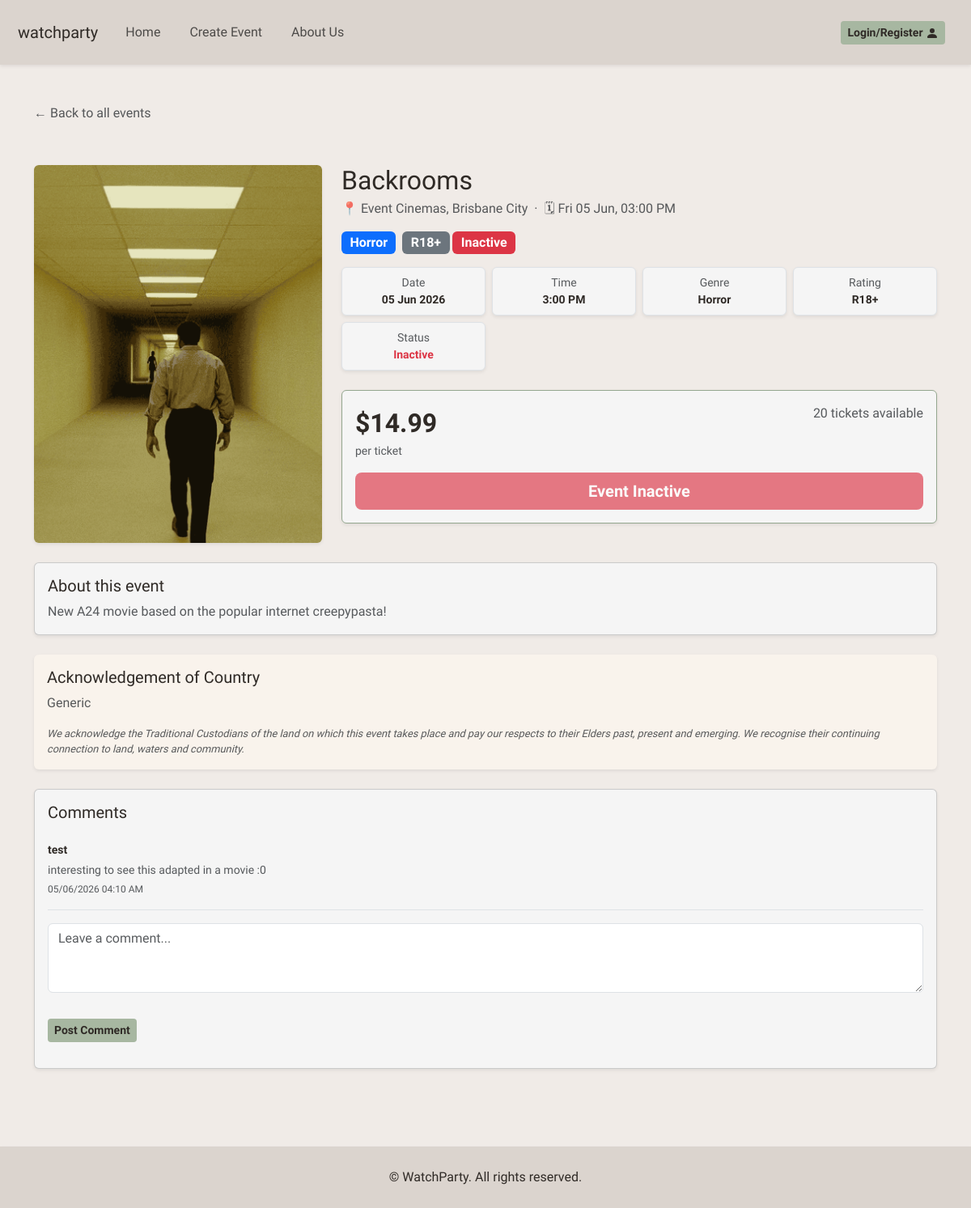
Page /events/9 on the committed database.
### website/models.py (models this page shows)
class Event(db.Model):
    __tablename__ = 'event'
    id = db.Column(db.Integer, primary_key=True)
    title = db.Column(db.String(150), nullable=False)
    description = db.Column(db.Text, nullable=False)
    genre = db.Column(db.String(50))
    rating = db.Column(db.String(10))
    ticket_price = db.Column(db.Float)
    tickets_available = db.Column(db.Integer)
    location = db.Column(db.String(120), nullable=False)
    date = db.Column(db.DateTime)
    image = db.Column(db.String(255))
    owner_id = db.Column(db.Integer, db.ForeignKey('user.id'), nullable=True)
    is_cancelled = db.Column(db.Boolean, default=False, nullable=False)
    acknowledgement_type = db.Column(db.String(20), default='none', nullable=False)
    acknowledgement_text = db.Column(db.Text, nullable=True)
    comments = db.relationship('Comment', backref='event', cascade='all, delete-orphan', passive_deletes=True, lazy=True)
    orders = db.relationship('Booking', backref='event', cascade='all, delete-orphan', passive_deletes=True, lazy=True)
    @property
    def status(self):
        if self.is_cancelled:
            return "Cancelled"
        elif self.tickets_available == 0:
            return "Sold Out"
        elif self.date and self.date < datetime.now():
            return "Inactive"
        else:
            return "Open"

class Comment(db.Model):
    __tablename__ = 'comment'
    id = db.Column(db.Integer, primary_key=True)
    text = db.Column(db.Text, nullable=False)
    created_at = db.Column(db.DateTime, default=datetime.utcnow)
    user_id = db.Column(db.Integer, db.ForeignKey('user.id'), nullable=True)
    event_id = db.Column(db.Integer, db.ForeignKey('event.id'), nullable=False)

class User(db.Model, UserMixin):
    __tablename__ = 'user'
    id = db.Column(db.Integer, primary_key=True)
    name = db.Column(db.String(100), nullable=False)
    contact_number = db.Column(db.String(20), nullable=False)
    street_address = db.Column(db.String(255), nullable=False)
    email = db.Column(db.String(100), nullable=False, unique=True)
    password_hash = db.Column(db.String(255), nullable=False)
    comments = db.relationship('Comment', backref='user', lazy=True)
    orders = db.relationship('Booking', backref='user', lazy=True)
    events = db.relationship('Event', backref='owner', lazy=True)

### website/home.py (the view)
@home_bp.route('/events/<int:event_id>', methods=['GET', 'POST'])
def event_detail(event_id):
    event = Event.query.get_or_404(event_id)
    comment_form = CommentForm()
    comments = Comment.query.filter_by(event_id = event_id)\
                            .order_by(Comment.created_at.desc()).all()
    return render_template('event_detail.html', event=event, comment_form=comment_form, comments=comments)

### website/forms.py
class CommentForm(FlaskForm):
    text = TextAreaField("Comment", validators=[InputRequired(), Length(min=1, max=500)])
    submit = SubmitField("Post comment")

### website/templates/event_detail.html (shortened to what this page needs)
{% extends "base.html" %}
{% block content %}
<div class="container mt-5">
    <a href="{{ url_for('home.view_events') }}" class="text-decoration-none text-muted mb-4 d-inline-block">
        ← Back to all events
    </a>
    <div class="row g-4 mt-1 align-items-stretch">
        <div class="col-md-4">
            {% if event.image %}
            <img src="{{ url_for('static', filename='images/' + event.image) }}" alt="{{ event.title }}"
                class="rounded shadow-sm w-100 h-100" style="object-fit: cover; max-height: 500px; min-height: 300px;">
            {% else %}
            <div class="bg-light rounded d-flex align-items-center justify-content-center h-100"
                style="min-height: 300px; font-size: 72px;">🎬</div>
            {% endif %}
        </div>
        <div class="col-md-8">
            <h2 class="mb-1">{{ event.title }}</h2>
            <p class="text-muted mb-3">
                📍 {{ event.location }} &nbsp;·&nbsp;
                🗓 {{ event.date.strftime('%a %d %b, %I:%M %p').lstrip('0') if event.date else 'Date TBC' }}
            </p>
            <div class="mb-3">
                {% if event.genre %}
                <span class="badge bg-primary me-1 fs-6">{{ event.genre }}</span>
                {% endif %}
                {% if event.rating %}
                <span class="badge bg-secondary fs-6">{{ event.rating }}</span>
                {% endif %}
                {% if event.status == 'Cancelled' %}
                <span class="badge bg-danger fs-6">Cancelled</span>
                {% elif event.status == 'Sold Out' %}
                <span class="badge bg-danger fs-6">Sold Out</span>
                {% elif event.status == 'Inactive' %}
                <span class="badge bg-danger fs-6">Inactive</span>
                {% else %}
                <span class="badge bg-success fs-6">Open</span>
                {% endif %}
            </div>
            <div class="row g-2 mb-4">
                <div class="col-6 col-md-3">
                    <div class="detail-card border rounded p-2 text-center shadow-sm">
                        <div class="text-muted small">Date</div>
                        <div class="fw-semibold small">{{ event.date.strftime('%d %b %Y') if event.date else 'TBC' }}</div>
                    </div>
                </div>
                <div class="col-6 col-md-3">
                    <div class="detail-card border rounded p-2 text-center shadow-sm">
                        <div class="text-muted small">Time</div>
                        <div class="fw-semibold small">{{ event.date.strftime('%I:%M %p').lstrip('0') if event.date else 'TBC' }}</div>
                    </div>
                </div>
                <div class="col-6 col-md-3">
                    <div class="detail-card border rounded p-2 text-center shadow-sm">
                        <div class="text-muted small">Genre</div>
                        <div class="fw-semibold small">{{ event.genre if event.genre else '—' }}</div>
                    </div>
                </div>
                <div class="col-6 col-md-3">
                    <div class="detail-card border rounded p-2 text-center shadow-sm">
                        <div class="text-muted small">Rating</div>
                        <div class="fw-semibold small">{{ event.rating if event.rating else '—' }}</div>
                    </div>
                </div>
                <div class="col-6 col-md-3">
                    <div class="detail-card border rounded p-2 text-center shadow-sm">
                        <div class="text-muted small">Status</div>
                        <div class="fw-semibold small">
                            {% if event.status == 'Cancelled' %}
                            <span class="text-danger">Cancelled</span>
                            {% elif event.status == 'Sold Out' %}
                            <span class="text-danger">Sold Out</span>
                            {% elif event.status == 'Inactive' %}
                            <span class="text-danger">Inactive</span>
                            {% else %}
                            <span style="color:#1db954;">Open</span>
                            {% endif %}
                        </div>
                    </div>
                </div>
            </div>
            <div id="ticket-box" class="card mb-4 shadow-sm
                {% if event.status == 'Cancelled' %}border-secondary{% else %}border-primary{% endif %}">
                <div class="card-body">
                    <div class="d-flex justify-content-between align-items-start mb-3">
                        <div>
                            <div class="ticket-price fs-2 fw-bold
                                {% if event.status == 'Cancelled' %}text-secondary{% else %}text-primary{% endif %}">
                                {% if event.ticket_price %}${{ "%.2f"|format(event.ticket_price) }}{% else %}Free{% endif %}
                            </div>
                            <div class="text-muted small">per ticket</div>
                        </div>
                        <div class="text-end">
                            {% if event.status == 'Cancelled' %}
                            <span class="text-danger fw-semibold">Event cancelled</span>
                            {% elif event.tickets_available and event.tickets_available > 0 %}
                                {% if event.tickets_available < 10 %}
                                <span class="text-warning fw-semibold">⚠ Only {{ event.tickets_available }} left!</span>
                                {% else %}
                                <span class="text-muted">{{ event.tickets_available }} tickets available</span>
                                {% endif %}
                            {% endif %}
                        </div>
                    </div>
                    <div class="d-grid">
                        {% if event.status == 'Open' %}
                        <a href="{{ url_for('home.buy_tickets', event_id=event.id) }}"
                           class="btn btn-primary btn-lg">Buy Tickets</a>
                        {% elif event.status == 'Sold Out' %}
                        <button class="btn btn-danger btn-lg" disabled>Sold Out</button>
                        {% elif event.status == 'Inactive' %}
                        <button class="btn btn-danger btn-lg" disabled>Event Inactive</button>
                        {% else %}
                        <button class="btn btn-danger btn-lg" disabled>Event Cancelled</button>
                        {% endif %}
                    </div>
                </div>
            </div>
        </div>
    </div>
    <div class="row mt-4">
        <div class="col-12">
            <div class="card mb-4 shadow-sm">
                <div class="card-body">
                    <h5 class="card-title">About this event</h5>
                    <p class="card-text text-muted">{{ event.description }}</p>
                </div>
            </div>
        </div>
    </div>
    <div class="row mt-0">
        <div class="col-12">
            <div class="card mb-4 shadow-sm border-0" style="background-color: #f9f3ec;">
                <div class="card-body">
                    <h5 class="card-title">Acknowledgement of Country</h5>
                    {% if event.acknowledgement_type == 'none' or not event.acknowledgement_type %}
                    <p class="card-text text-muted">No Acknowledgement of Country</p>
                    <div class="text-muted mt-2" style="font-size: 0.8rem;">
                        <em>The event organiser has not included an Acknowledgement of Country for this event.</em>
                    </div>
                    {% elif event.acknowledgement_type == 'generic' %}
                    <p class="card-text text-muted">Generic</p>
                    <div class="text-muted mt-2" style="font-size: 0.8rem;">
                        <em>We acknowledge the Traditional Custodians of the land on which this event takes place
                        and pay our respects to their Elders past, present and emerging. We recognise their
                        continuing connection to land, waters and community.</em>
                    </div>
                    {% endif %}
                </div>
            </div>
        </div>
    </div>
    <div class="row">
        <div class="col-12">
            <div class="card mb-5 shadow-sm">
                <div class="card-body">
                    <h5 class="card-title mb-4">Comments</h5>
                    {% if event.comments %}
                    {% for comment in event.comments %}
                    <div class="border-bottom pb-3 mb-3">
                        <div class="fw-semibold small mb-1">{{ comment.user.name }}</div>
                        <p class="text-muted small mb-1">{{ comment.text }}</p>
                        <div class="text-muted" style="font-size: 0.75rem;">
                            {{ comment.created_at.strftime('%d/%m/%Y %I:%M %p') }}
                        </div>
                    </div>
                    {% endfor %}
                    {% else %}
                    <p class="text-muted small">No comments yet. Be the first!</p>
                    {% endif %}
                    <form method="POST" action="{{ url_for('home.add_comment', event_id=event.id) }}" class="mt-3">
                        <div class="mb-2">
                            <textarea class="form-control" name="text" rows="3"
                                placeholder="Leave a comment..."></textarea>
                        </div>
                        <button type="submit" class="btn btn-outline-primary btn-sm mt-4">Post Comment</button>
                    </form>
                </div>
            </div>
        </div>
    </div>
</div>
{% endblock %}

### website/static/css/style.css (style rules this page uses)
body { font-family: "Quicksand", sans-serif !important; font-weight: 400; background: #F0EBE7; padding-top: 80px; }
body, h1, h2, h3, h4, h5, h6, p, a, li, span, .navbar-brand { color: #2F2A26; }
header, h1, h2, h3, h4, h5, h6 { font-family: "Momo Trust Display", sans-serif !important; font-weight: 400; }
.btn, .btn-outline-primary, .btn-outline-secondary { background-color: #A7B7A1; color: #2F2A26; border: none; font-family: "Quicksand", sans-serif; font-weight: 700; }
.card, .detail-card { background-color: #F5F5F5; color: #2F2A26 !important; }
#ticket-box { background-color: #F5F5F5; color: #2F2A26 !important; border-color: #94A78F !important; }
.ticket-price { color: #2F2A26 !important; }

### rows in the picture
Event: image (picture), title "Backrooms", location "Event Cinemas, Brisbane City", date "Fri 05 Jun, 03:00 PM", genre "Horror", rating "R18+", date "05 Jun 2026", date "3:00 PM", ticket_price "14.99", tickets_available "20", description "New A24 movie based on the popular internet creepypasta!"
Comment: user.name "test", text "interesting to see this adapted in a movie :0", created_at "05/06/2026 04:10 AM"
